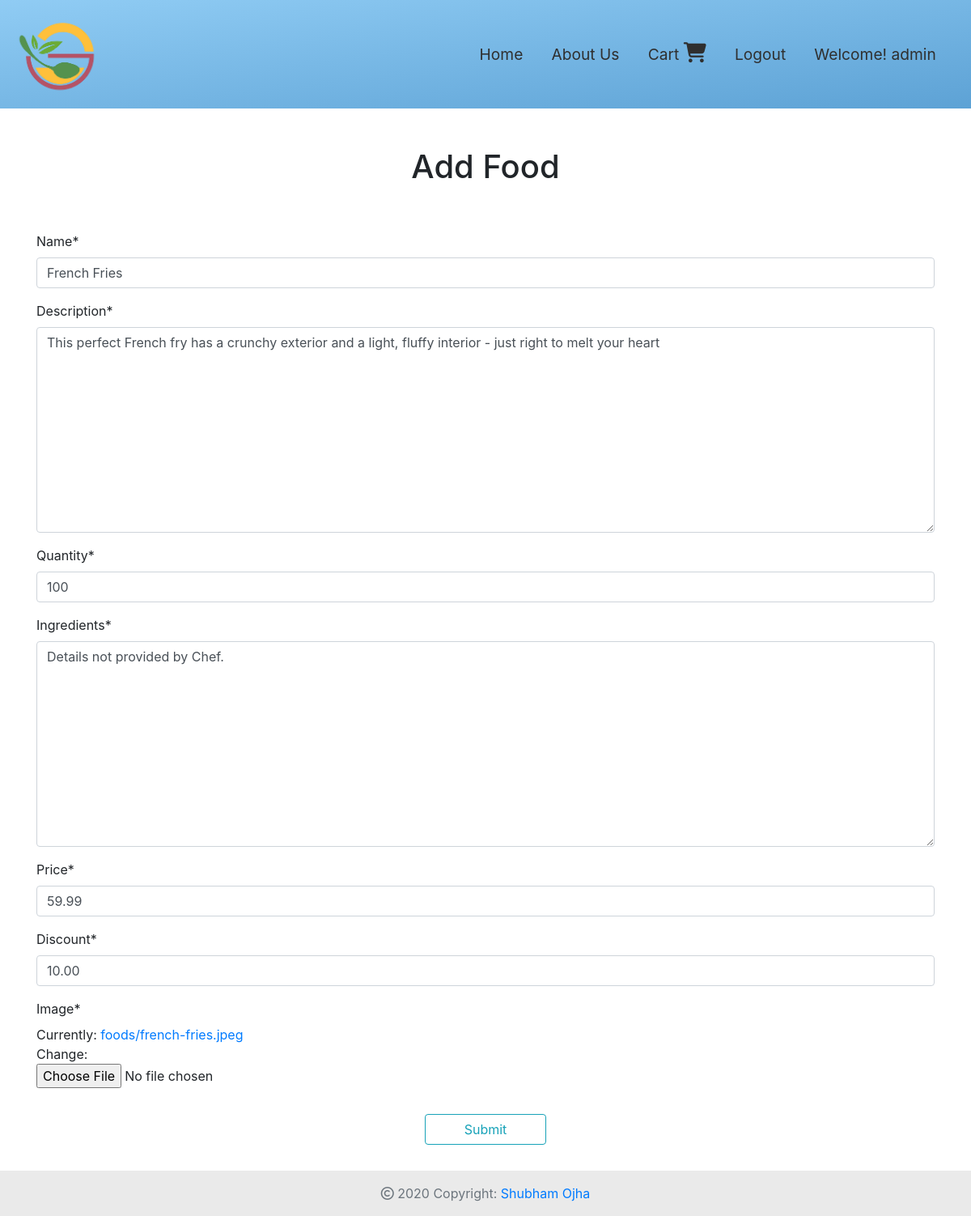
Page /food/3/update/ (signed in) on the committed database.
### food_delivery/models.py (models this page shows, shortened)
class Food( models.Model):
    name = models.CharField( max_length= 75)
    description = models.TextField()
    datePosted = models.DateTimeField( auto_now= True)
    seller = models.ForeignKey( User, on_delete= models.CASCADE, default= 1)
    image = models.ImageField( blank= False, null= True, upload_to= 'foods')
    price = models.DecimalField( max_digits= 5, decimal_places= 2)
    discount = models.DecimalField( max_digits= 5, decimal_places= 2)
    quantity = models.IntegerField( default= 0)
    ingredients = models.TextField( default= 'Details not provided by Chef')

### food_delivery/views.py (the view, shortened to what this page needs)
# urls.py: path( 'food/<int:pk>/update/', FoodUpdateView.as_view(), name='food-delivery-food-detail-update'),
class FoodUpdateView( LoginRequiredMixin, UserPassesTestMixin, UpdateView):
    model = Food
    template_name = 'food_delivery/food-create.html'
    context_object_name = 'food'
    fields = ['name', 'description', 'quantity', 'ingredients', 'price', 'discount', 'image']
    def test_func( self):
        fooder = self.get_object()
        if self.request.user == fooder.seller:
            return True
        return False

### food_delivery/templates/food_delivery/food-create.html (shortened to what this page needs)
{% extends 'food_delivery/base.html' %}
{% load crispy_forms_tags %}
{% block header %}
Add Food
{% endblock header %}
{% block main-content %}
<form method="post" class="mb-5 pb-4 ">
    <fieldset class="form-group">
        {{ form|crispy }}
    </fieldset>
    <div class="form-group text-center">
        <button class="btn btn-outline-info px-5" type="submit">
            Submit
        </button>
    </div>
</form>
{% endblock main-content %}

### food_delivery/templates/food_delivery/base.html (shortened to what this page needs)
<!DOCTYPE html>
<html lang="en">
<head>
	{% load static %}
	<link rel="stylesheet" href="{% static 'food_delivery/base.css' %}">
	<link rel="stylesheet" href="https://stackpath.bootstrapcdn.com/bootstrap/4.5.2/css/bootstrap.min.css">
</head>
<body>
	<nav class="navbar navbar-expand-md navbar-fixed-top">
		<a class="navbar-brand" href="#"><img src="{% static 'food_delivery/foodflip-logo.png' %}" alt="FoodFlip Logo"></a>
		<div class="collapse navbar-collapse" id="main-navigation">
			<ul class="navbar-nav">
				<li class="nav-item">
					<a class="nav-link" href="{% url 'food-delivery-home' %}">Home</a>
				</li>
				<li class="nav-item">
					<a class="nav-link" href="{% url 'food-delivery-about' %}">About Us</a>
				</li>
				{% if user.is_authenticated %}
				<li class="nav-item">
					<a class="nav-link" href="{% url 'cart-cart' %}">Cart <i class="fas fa-shopping-cart" style="font-size: 1.3em;"></i></a>
				</li>
				<li class="nav-item">
					<a class="nav-link" href="{% url 'users-logout' %}">Logout</a>
				</li>
				<li class="nav-item">
					<a href="{% url 'users-profile' %}" class="nav-link">Welcome! {{user.username}}</a>
				</li>
				{% endif %}
			</ul>
		</div>
	</nav>
	<div class="container-lg">
		<h1 class="text-center py-5">
			{% block header %}
			{% endblock header %}
		</h1>
		<div class="main-content">
			{% block main-content %}
			{% endblock main-content %}
		</div>
	</div>
	<footer class="page-footer font-small fixed-bottom text-center py-3">
		<div class="container-lg">
			<div class="footer-copyright text-muted">
				<i class="far fa-copyright"></i> 2020 Copyright: <a href="https://commanderbaman.github.io/19D070056_WEB_DEV/">Shubham Ojha</a>
			</div>
		</div>
	</footer>
</body>
</html>

### food_delivery/static/food_delivery/base.css (style rules this page uses)
.navbar { background-image: linear-gradient(to bottom right, #90CCF4, #5DA2D5); }
.navbar .navbar-brand img { height: 13.5vh; }
.nav-link, .navbar-brand { color: #2f2f2f; font-size: 1.2em; }
.nav-link { margin-right: 1em !important; transition-duration: 0.3s; }
.navbar-collapse { justify-content: flex-end; }
.main-content { width: 100%; margin: auto; }
footer { background-color: #eaeaea; }

### rows in the picture
Food: name "French Fries", description "This perfect French fry has a crunchy exterior and a light, fluffy interior - just right to melt your heart", quantity "100", ingredients "Details not provided by Chef.", price "59.99", discount "10.00"

### other values in the picture
{{ user.username }} "admin"
